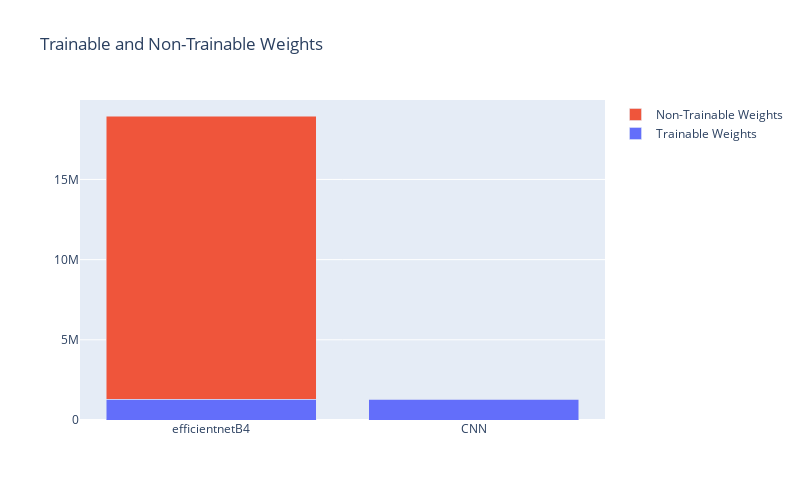

The notebook cell saved with this chart:
### Code cell
# plot weights and then training time on 2 different y axes
fig = go.Figure()
fig.add_trace(go.Bar(x=df_plot.index, y=df_plot["trainable_weights"], name="Trainable Weights"))
fig.add_trace(go.Bar(x=df_plot.index, y=df_plot["non_trainable_weights"], name="Non-Trainable Weights"))
fig.update_layout(barmode='stack', title="Trainable and Non-Trainable Weights")
fig.update_layout(width=800, height=500)
fig.show()

### Figure 1 — Plotly figure (JSON) as saved in the notebook; plotly's stock layout.template omitted (floating-point values rounded to 4 significant figures)
{"data": [{"name": "Trainable Weights", "type": "bar", "x": ["efficientnetB4", "CNN"], "y": [1281929, 1307721]}, {"name": "Non-Trainable Weights", "type": "bar", "x": ["efficientnetB4", "CNN"], "y": [17673823, 2112]}], "layout": {"barmode": "stack", "height": 500, "title": {"text": "Trainable and Non-Trainable Weights"}, "width": 800}}
